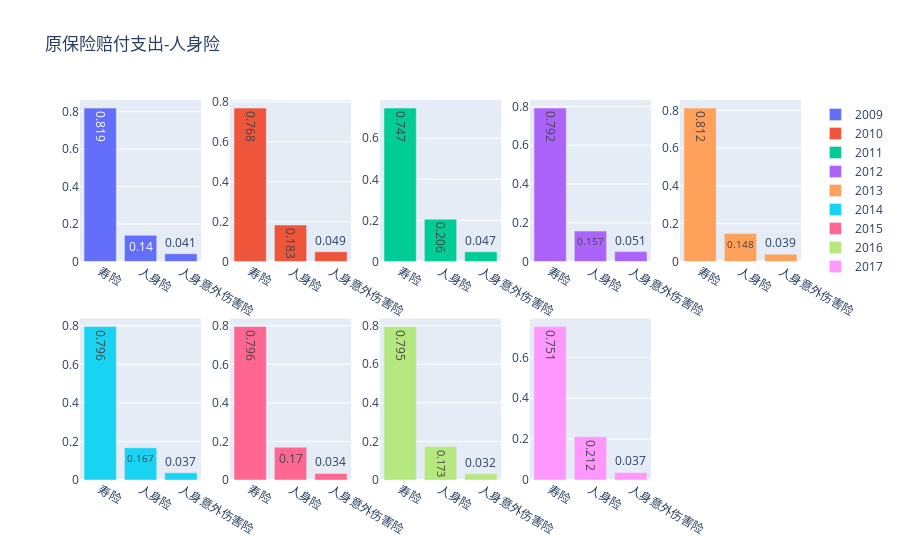

Notebook source saved alongside this figure:
### Code cell
from plotly.subplots import make_subplots


fig = make_subplots(
    rows=2, cols=5,
    column_widths=[0.5]*5,
    row_heights=[0.5]*2,
    specs=[[{"type": "bar"}, {"type": "bar"},{"type": "bar"},{"type": "bar"},{"type": "bar"}],
           [{"type": "bar"},{"type": "bar"},{"type": "bar"},{"type": "bar"}, None]])

for i in range(5):
    x = ['寿险','人身险','人身意外伤害险']
    y = d2[d2['Year']==Year_dict[i]].loc[:,['赔付_寿险占比', '赔付_健康险占比', '赔付_人身险占比']].squeeze(axis = 0).tolist()
    fig.add_trace(
    go.Bar(x=x,y=y, showlegend=True,text=y,name= Year_dict[i]),
    row=1, col =i+1
)

for i in range(5,9):
    x = ['寿险','人身险','人身意外伤害险']
    y = d2[d2['Year']==Year_dict[i]].loc[:,['赔付_寿险占比', '赔付_健康险占比', '赔付_人身险占比']].squeeze(axis = 0).tolist()
    fig.add_trace(
    go.Bar(x=x,y=y, showlegend=True,text=y,name=Year_dict[i]
        ),
    row=2, col = i-4
    )
fig.update_layout(title = '原保险赔付支出-人身险')
fig.show()

### Figure 1 — Plotly figure (JSON) as saved in the notebook; plotly's stock layout.template omitted (floating-point values rounded to 4 significant figures)
{"data": [{"name": "2009", "showlegend": true, "text": ["0.819", "0.14", "0.041"], "type": "bar", "x": ["寿险", "人身险", "人身意外伤害险"], "xaxis": "x", "y": [0.819, 0.14, 0.041], "yaxis": "y"}, {"name": "2010", "showlegend": true, "text": ["0.768", "0.183", "0.049"], "type": "bar", "x": ["寿险", "人身险", "人身意外伤害险"], "xaxis": "x2", "y": [0.768, 0.183, 0.049], "yaxis": "y2"}, {"name": "2011", "showlegend": true, "text": ["0.747", "0.206", "0.047"], "type": "bar", "x": ["寿险", "人身险", "人身意外伤害险"], "xaxis": "x3", "y": [0.747, 0.206, 0.047], "yaxis": "y3"}, {"name": "2012", "showlegend": true, "text": ["0.792", "0.157", "0.051"], "type": "bar", "x": ["寿险", "人身险", "人身意外伤害险"], "xaxis": "x4", "y": [0.792, 0.157, 0.051], "yaxis": "y4"}, {"name": "2013", "showlegend": true, "text": ["0.812", "0.148", "0.039"], "type": "bar", "x": ["寿险", "人身险", "人身意外伤害险"], "xaxis": "x5", "y": [0.812, 0.148, 0.039], "yaxis": "y5"}, {"name": "2014", "showlegend": true, "text": ["0.796", "0.167", "0.037"], "type": "bar", "x": ["寿险", "人身险", "人身意外伤害险"], "xaxis": "x6", "y": [0.796, 0.167, 0.037], "yaxis": "y6"}, {"name": "2015", "showlegend": true, "text": ["0.796", "0.17", "0.034"], "type": "bar", "x": ["寿险", "人身险", "人身意外伤害险"], "xaxis": "x7", "y": [0.796, 0.17, 0.034], "yaxis": "y7"}, {"name": "2016", "showlegend": true, "text": ["0.795", "0.173", "0.032"], "type": "bar", "x": ["寿险", "人身险", "人身意外伤害险"], "xaxis": "x8", "y": [0.795, 0.173, 0.032], "yaxis": "y8"}, {"name": "2017", "showlegend": true, "text": ["0.751", "0.212", "0.037"], "type": "bar", "x": ["寿险", "人身险", "人身意外伤害险"], "xaxis": "x9", "y": [0.751, 0.212, 0.037], "yaxis": "y9"}], "layout": {"title": {"text": "原保险赔付支出-人身险"}, "xaxis": {"anchor": "y", "domain": [0, 0.168]}, "xaxis2": {"anchor": "y2", "domain": [0.208, 0.376]}, "xaxis3": {"anchor": "y3", "domain": [0.416, 0.584]}, "xaxis4": {"anchor": "y4", "domain": [0.624, 0.792]}, "xaxis5": {"anchor": "y5", "domain": [0.832, 1]}, "xaxis6": {"anchor": "y6", "domain": [0, 0.168]}, "xaxis7": {"anchor": "y7", "domain": [0.208, 0.376]}, "xaxis8": {"anchor": "y8", "domain": [0.416, 0.584]}, "xaxis9": {"anchor": "y9", "domain": [0.624, 0.792]}, "yaxis": {"anchor": "x", "domain": [0.575, 1]}, "yaxis2": {"anchor": "x2", "domain": [0.575, 1]}, "yaxis3": {"anchor": "x3", "domain": [0.575, 1]}, "yaxis4": {"anchor": "x4", "domain": [0.575, 1]}, "yaxis5": {"anchor": "x5", "domain": [0.575, 1]}, "yaxis6": {"anchor": "x6", "domain": [0, 0.425]}, "yaxis7": {"anchor": "x7", "domain": [0, 0.425]}, "yaxis8": {"anchor": "x8", "domain": [0, 0.425]}, "yaxis9": {"anchor": "x9", "domain": [0, 0.425]}}}
